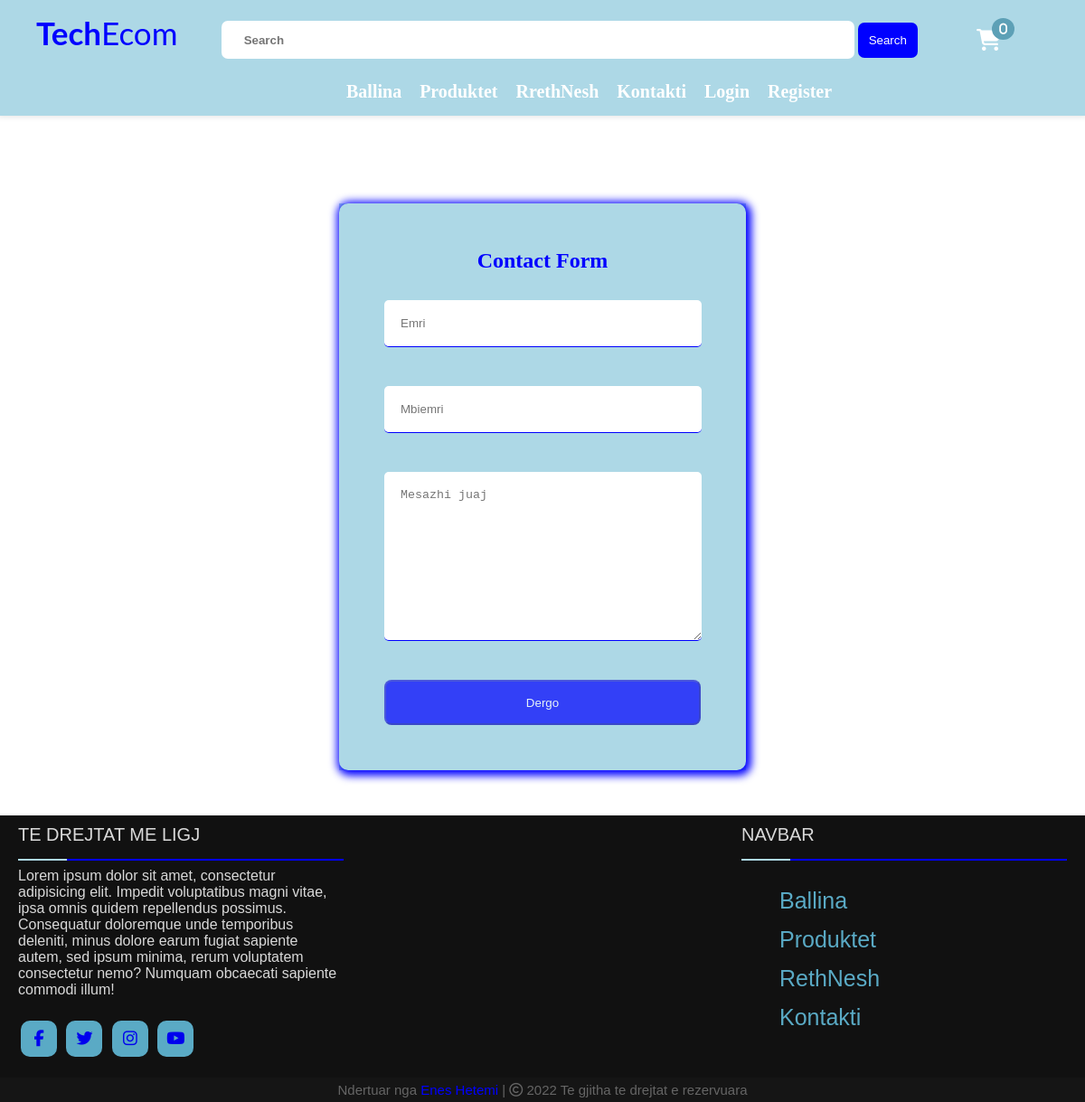
/Kontakt.php, run on an earlier commit of the app's database.
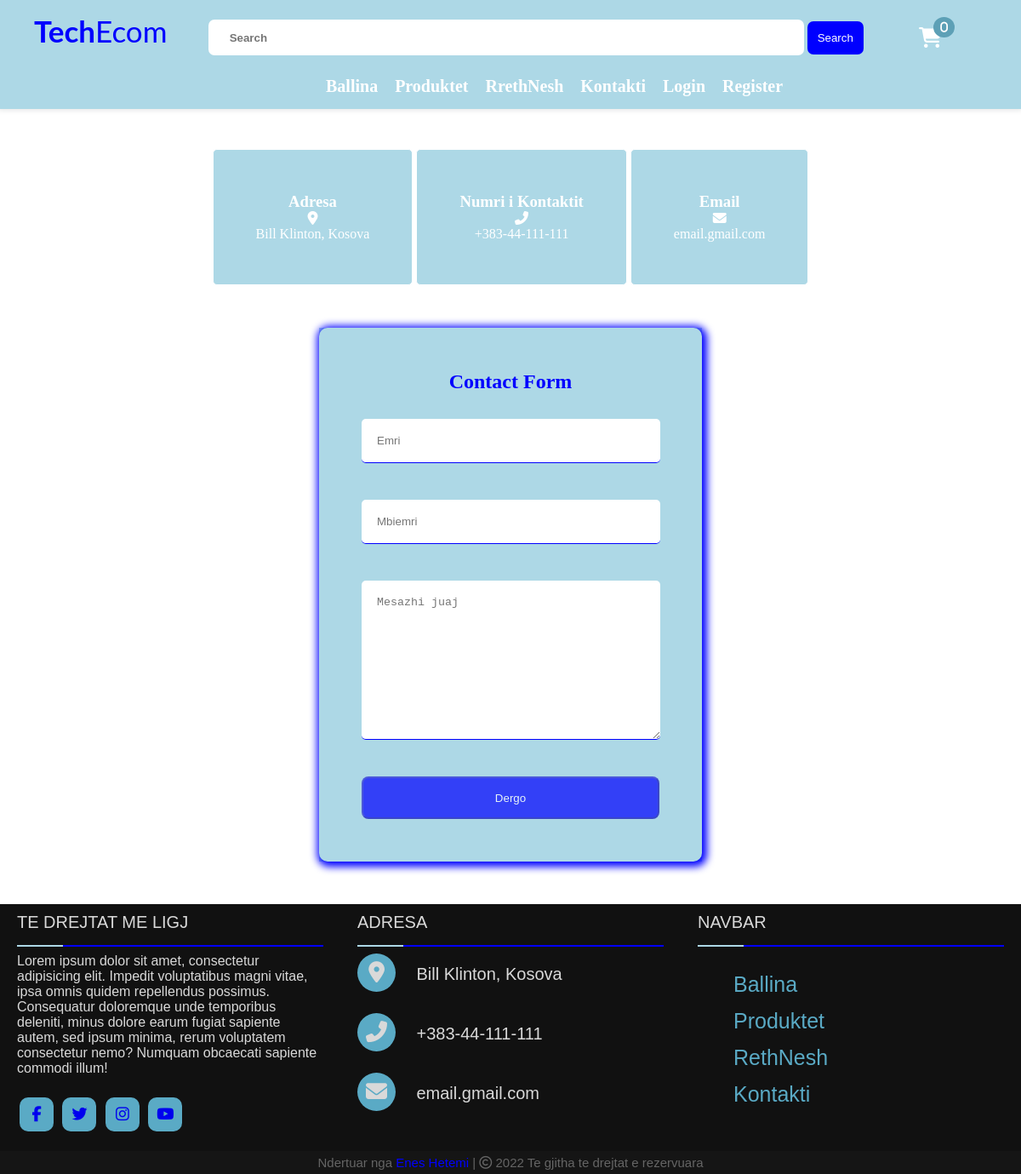
And on a later commit of the database.
### tables this page shows
CREATE TABLE `contacts` (
  `id` int(11) NOT NULL,
  `Adresa` varchar(255) NOT NULL,
  `Nrkontaktit` varchar(255) NOT NULL,
  `email` varchar(255) NOT NULL
);

### classes/database.class.php (called while the page is built)
<?php
class db{
  private $host = 'localhost';
  private $dbname = 'techecom';
  private $username = 'root';
  private $password = '';
  public function getConn(){
    try{
      $pdo = new PDO("mysql:host=$this->host;dbname=$this->dbname","$this->username", "$this->password");
      $pdo->setAttribute(PDO::ATTR_ERRMODE,PDO::ERRMODE_EXCEPTION);
    }catch (PDOException $e){
       echo $e->getMessage();
       return null;
    }
    return $pdo;
  }
}
?>

### classes/contacts.class.php (the view, shortened to what this page needs)
<?php
class Contacts{
    private $contacts;
    public function fetchContacts(){
        $this->conn = new db();
        $this->query = $this->conn->getConn()->query('SELECT * FROM contacts');
        $this->contacts = $this->query->fetchAll();
    }
    public function echoContact(){
        foreach($this->contacts as $contact){
            echo"
              <div class='contact'>
                <div class='contact_one_box'>
                  <h3>Adresa</h3>
                  <p><i class='fas fa-map-marker-alt'></i><br>{$contact['Adresa']}</p>
                </div>
               <div class='contact_one_box'>
                  <h3>Numri i Kontaktit</h3>
                  <p><i class='fas fa-phone-alt'></i><br>{$contact['Nrkontaktit']}</p>
                </div>
               <div class='contact_one_box'>
              <h3>Email</h3>
                 <p><i class='fas fa-envelope'></i><br>{$contact['email']}</p>
              </div>
            </div>";
        }
    }
}
?>

### classes/contactsFooter.class.php (shortened to what this page needs)
<?php
class ContactsF{
    private $contacts;
    public function fetchContacts(){
        $this->conn = new db();
        $this->query = $this->conn->getConn()->query('SELECT * FROM contacts');
        $this->contacts = $this->query->fetchAll();
    }
    public function echoContact(){
        foreach($this->contacts as $contact){
            echo"
            <h2>Adresa</h2>
            <div class='content'>
              <div class='place'>
                <span class='fas fa-map-marker-alt'></span>
                <span class='text'>{$contact['Adresa']}</span>
              </div>
              <div class='phone'>
                <span class='fas fa-phone-alt'></span>
                <span class='text'>{$contact['Nrkontaktit']}</span>
              </div>
              <div class='email'>
                <span class='fas fa-envelope'></span>
                <span class='text'>{$contact['email']}</span>
              </div>
            </div>";
        }
    }
}
?>

What changed in the data, as far as the page shows it:
added contacts: Adresa "Bill Klinton, Kosova", Nrkontaktit "+383-44-111-111", email "email.gmail.com"
